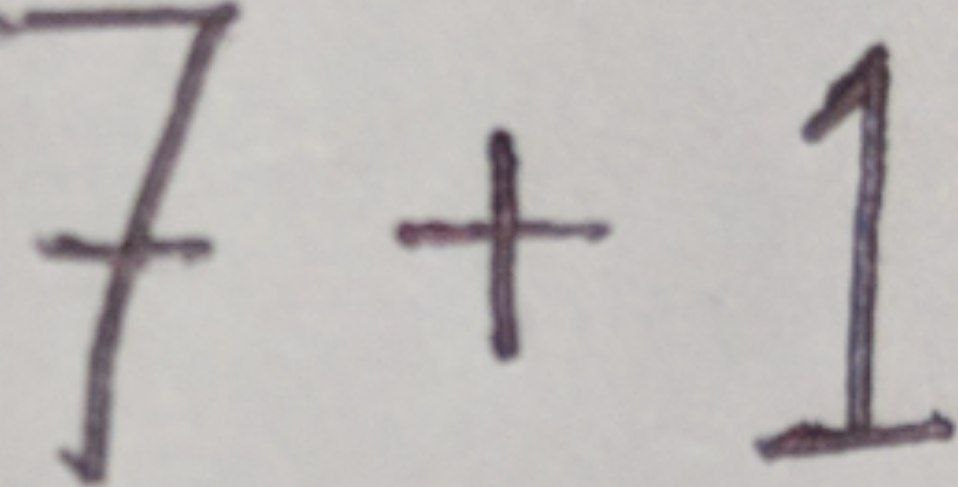
#> input picture Haandwritten equation solver using CNN/d.jpg, 958 x 487 px, given as the content of the folder  PROJECTS/Handwritten Equation Slover USing CNN/extracted/!/, which was not available
$ jupyter execute --allow-errors 'handwritten equation using CNN.ipynb'   (shell and % lines are left out)   (text cells are left out)
#> lines starting #> are read from the running program, lines starting #| are printed output that depends on the picture; after the words box and inside, x2 and y2 are one past the last pixel; in counts of white or black regions, pixels touching at a corner belong together; pictures that were not available may be replaced by others from this repository, and a replacement may not be noted
[cell 1]
import numpy as np
import cv2
from PIL import Image
from matplotlib import pyplot as plt
import os
from os import listdir
from os.path import isfile, join
import pandas as pd

[cell 2]
def load_images_from_folder(folder):
    train_data=[]
    for filename in os.listdir(folder):
        img = cv2.imread(os.path.join(folder,filename),cv2.IMREAD_GRAYSCALE)
#> img: shape (487, 958); min 47, max 208, mean 187.1
        img=~img
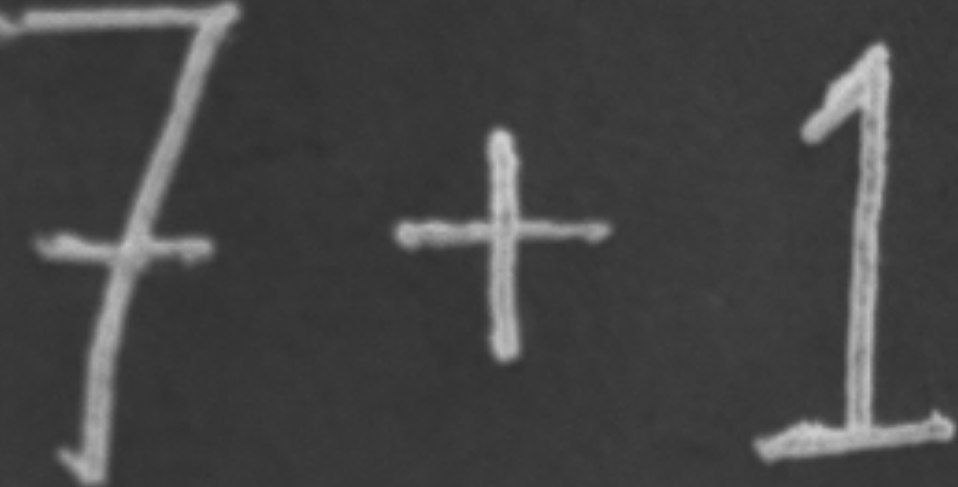
#> img: shape (487, 958); min 47, max 208, mean 67.9
        if img is not None:
            ret,thresh=cv2.threshold(img,127,255,cv2.THRESH_BINARY)
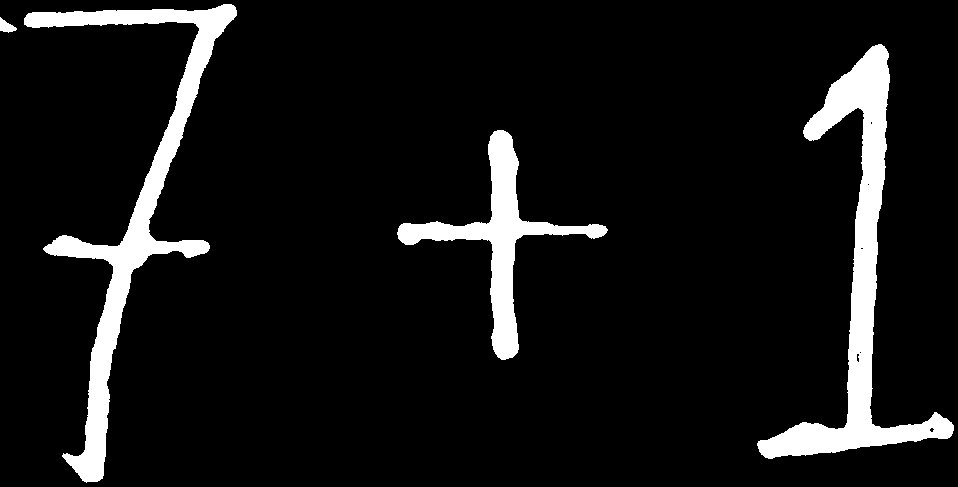
#> thresh: shape (487, 958); 8.3% white; 4 white regions

            ctrs,ret=cv2.findContours(thresh,cv2.RETR_EXTERNAL,cv2.CHAIN_APPROX_NONE)
#> ctrs = 4 contours; box (x1, y1, x2, y2) and area: (757, 44, 954, 459) 14820, (24, 4, 237, 483) 14212, (397, 130, 608, 360) 7721, (0, 17, 17, 33) 124; ret = [[1, -1, -1, -1], [2, 0, -1, -1], [3, 1, -1, -1], [-1, 2, -1, -1]]
            cnt=sorted(ctrs, key=lambda ctr: cv2.boundingRect(ctr)[0])
#> cnt has the same summary as ctrs
            w=int(28)
            h=int(28)
            maxi=0
            for c in cnt:
                x,y,w,h=cv2.boundingRect(c)
                maxi=max(w*h,maxi)
                if maxi==w*h:
                    x_max=x
                    y_max=y
                    w_max=w
                    h_max=h
#> this loop made 4 passes
#> (x, y, w, h, maxi, x_max, y_max, w_max) on passes 1 to 2: (0, 17, 17, 16, 272, 0, 17, 17), (24, 4, 213, 479, 102027, 24, 4, 213)
#> (x, y, w, h, maxi) on passes 3 to 4: (397, 130, 211, 230, 102027), (757, 44, 197, 415, 102027)
            im_crop= thresh[y_max:y_max+h_max+10, x_max:x_max+w_max+10]
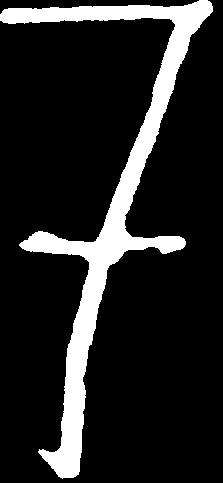
#> im_crop: shape (483, 223); 13.9% white; 1 white region
            im_resize = cv2.resize(im_crop,(28,28))
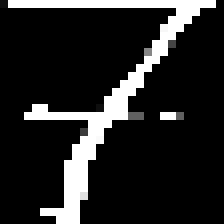
#> im_resize: shape (28, 28) (shown 8 times larger); min 0, max 255, mean 38.1
            im_resize=np.reshape(im_resize,(784,1))
#> im_resize = 784 values, max 255 at index 1, min 0 at index 27, mean 38.09
            train_data.append(im_resize)
    return train_data

[cell 3]
data=[]

[cell 4]
# Assign '-' = 10
data=load_images_from_folder('Desktop\ML PROJECTS\Handwritten Equation Slover USing CNN\extracted\\!\\')
#> data = 1 item
len(data)
for i in range(0,len(data)):
    data[i]=np.append(data[i],['10'])
#> this loop made 1 pass

print(len(data))
#| 1

[cell 5]
# Assign + = 11
data11=load_images_from_folder('Desktop\ML PROJECTS\Handwritten Equation Slover USing CNN\extracted\\+\\')
#> the loop in load_images_from_folder (call 2), `for c in cnt:` made 4 passes
#> data11 = 1 item

for i in range(0,len(data11)):
    data11[i]=np.append(data11[i],['11'])
data=np.concatenate((data,data11))
print(len(data))
#| 2

[cell 6]
data0=load_images_from_folder('Desktop\ML PROJECTS\Handwritten Equation Slover USing CNN\extracted\\0\\')
#> data0 = 1 item

for i in range(0,len(data0)):
    data0[i]=np.append(data0[i],['0'])
data=np.concatenate((data,data0))
print(len(data))
#| 3

[cell 7]
data1=load_images_from_folder('Desktop\ML PROJECTS\Handwritten Equation Slover USing CNN\extracted\\1\\')
#> data1 = 1 item

for i in range(0,len(data1)):
    data1[i]=np.append(data1[i],['1'])
data=np.concatenate((data,data1))
print(len(data))
#| 4

[cell 8]
data2=load_images_from_folder('Desktop\ML PROJECTS\Handwritten Equation Slover USing CNN\extracted\\2\\')
#> data2 = 1 item

for i in range(0,len(data2)):
    data2[i]=np.append(data2[i],['2'])
data=np.concatenate((data,data2))
print(len(data))
#| 5

[cell 9]
data3=load_images_from_folder('Desktop\ML PROJECTS\Handwritten Equation Slover USing CNN\extracted\\3\\')
#> data3 = 1 item

for i in range(0,len(data3)):
    data3[i]=np.append(data3[i],['3'])
data=np.concatenate((data,data3))
print(len(data))
#| 6

[cell 10]
data4=load_images_from_folder('Desktop\ML PROJECTS\Handwritten Equation Slover USing CNN\extracted\\4\\')
#> data4 = 1 item

for i in range(0,len(data4)):
    data4[i]=np.append(data4[i],['4'])
data=np.concatenate((data,data4))
print(len(data))
#| 7

[cell 11]
data5=load_images_from_folder('Desktop\ML PROJECTS\Handwritten Equation Slover USing CNN\extracted\\5\\')
#> data5 = 1 item

for i in range(0,len(data5)):
    data5[i]=np.append(data5[i],['5'])
data=np.concatenate((data,data5))
print(len(data))
#| 8

[cell 12]
data6=load_images_from_folder('Desktop\ML PROJECTS\Handwritten Equation Slover USing CNN\extracted\\6\\')
#> data6 = 1 item

for i in range(0,len(data6)):
    data6[i]=np.append(data6[i],['6'])
data=np.concatenate((data,data6))
print(len(data))
#| 9

[cell 13]
data7=load_images_from_folder('Desktop\ML PROJECTS\Handwritten Equation Slover USing CNN\extracted\\7\\')
#> data7 = 1 item

for i in range(0,len(data7)):
    data7[i]=np.append(data7[i],['7'])
data=np.concatenate((data,data7))
print(len(data))
#| 10

[cell 14]
data8=load_images_from_folder('Desktop\ML PROJECTS\Handwritten Equation Slover USing CNN\extracted\\8\\')
#> data8 = 1 item

for i in range(0,len(data8)):
    data8[i]=np.append(data8[i],['8'])
data=np.concatenate((data,data8))
print(len(data))
#| 11

[cell 15]
data9=load_images_from_folder('Desktop\ML PROJECTS\Handwritten Equation Slover USing CNN\extracted\\9\\')
#> data9 = 1 item

for i in range(0,len(data9)):
    data9[i]=np.append(data9[i],['9'])
data=np.concatenate((data,data9))
print(len(data))
#| 12

[cell 16]
data12=load_images_from_folder('Desktop\ML PROJECTS\Handwritten Equation Slover USing CNN\extracted\\times\\')
#> data12 = 1 item

for i in range(0,len(data12)):
    data12[i]=np.append(data12[i],['12'])
data=np.concatenate((data,data12))
print(len(data))
#| 13

[cell 17]
df=pd.DataFrame(data,index=None)
#> df = table of 13 rows and 785 columns
df.to_csv('train_final.csv',index=False)

[cell 18]
# Importing Libraries
import pandas as pd
import numpy as np
import pickle

[cell 19]
df_train=pd.read_csv('train_final.csv',index_col=False)
labels=df_train[['784']]

[cell 20]
df_train.drop(df_train.columns[[784]],axis=1,inplace=True)
df_train.head(10)

[cell 21]
np.random.seed(1212)
import keras
from keras.models import Model
from keras.layers import *
from keras import optimizers
from keras.layers import Input, Dense
from keras.models import Sequential
from keras.layers import Dense
from keras.layers import Dropout
from keras.layers import Flatten
from keras.layers.convolutional import Conv2D
from keras.layers.convolutional import MaxPooling2D
from keras.utils import np_utils
from keras import backend as K
K.image_data_format()
#> (this line was passed over: keras is not available in this run)

[cell 22]
labels=np.array(labels)

[cell 23]
from keras.utils.np_utils import to_categorical
#> (the rest of this cell did not finish here and is left out)

#> (a cell that did not finish here is left out)

[cell 25]
df_train.head(10)

[cell 26]
df_train.shape

[cell 27]
temp=df_train.to_numpy()

[cell 28]
X_train = temp.reshape(temp.shape[0], 28, 28, 1)

[cell 29]
temp.shape[0]

[cell 30]
X_train.shape

[cell 31]
l=[]
#> (the rest of this cell did not finish here and is left out)

[cell 32]
np.random.seed(7)

[cell 33]
X_train.shape

#> (a cell that did not finish here is left out)

#> (a cell that did not finish here is left out)

[cell 36]
from keras.models import model_from_json

#> (a cell that did not finish here is left out)

#> (a cell that did not finish here is left out)

[cell 39]
import cv2
import numpy
from keras.datasets import mnist
from keras.models import Sequential
from keras.layers import Dense
from keras.layers import Dropout
from keras.layers import Flatten
from keras.layers.convolutional import Conv2D
from keras.layers.convolutional import MaxPooling2D
from keras.utils import np_utils
from keras import backend as K
# K.set_image_dim_ordering('th')
from keras.models import model_from_json

#> (a cell that did not finish here is left out)

[cell 41]
import cv2
import numpy as np
img = cv2.imread('Desktop\\ML PROJECTS\\Handwritten Equation Slover USing CNN\\d.jpg',cv2.IMREAD_GRAYSCALE)
img

[cell 42]
from IPython import display
#> (the rest of this cell did not finish here and is left out)

[cell 43]
if img is not None:
    #images.append(img)
    img=~img
    ret,thresh=cv2.threshold(img,127,255,cv2.THRESH_BINARY)
    ctrs,ret=cv2.findContours(thresh,cv2.RETR_TREE,cv2.CHAIN_APPROX_SIMPLE)
#> ctrs = 10 contours, 5 with area under 20; largest, box (x1, y1, x2, y2) and area: (757, 44, 954, 459) 14820, (24, 4, 237, 483) 14212, (397, 130, 608, 360) 7721, (0, 17, 17, 33) 124, (856, 353, 860, 363) 22; ret = [[1, -1, -1, -1], [8, 0, 2, -1], [3, -1, -1, 1], [4, 2, -1, 1], [5, 3, -1, 1], [6, 4, -1, 1], [7, 5, -1, 1], [-1, 6, -1, 1], [9, 1, -1, -1], [-1, 8, -1, -1]]
    cnt=sorted(ctrs, key=lambda ctr: cv2.boundingRect(ctr)[0])
#> cnt has the same summary as ctrs
    w=int(28)
    h=int(28)
    train_data=[]
    print(len(cnt))
#| 10
    rects=[]
    for c in cnt :
        x,y,w,h= cv2.boundingRect(c)
        rect=[x,y,w,h]
        rects.append(rect)
#> this loop made 10 passes
#> (x, y, w, h) on passes 1, 2, 3, 4, 5, 7, 9, 10: (0, 17, 17, 16), (24, 4, 213, 479), (397, 130, 211, 230), (757, 44, 197, 415), (856, 353, 4, 10), (860, 247, 4, 3), (870, 121, 3, 4), (929, 427, 6, 6)
#> (c, x, y, w, h) on passes 6, 8: ([[859, 352], [860, 351], [861, 352], [860, 353]], 859, 351, 3, 3), ([[867, 184], [868, 183], [869, 184], [868, 185]], 867, 183, 3, 3)
#> after the loop, rects = [[0, 17, 17, 16], [24, 4, 213, 479], [397, 130, 211, 230], [757, 44, 197, 415], [856, 353, 4, 10], [859, 351, 3, 3], [860, 247, 4, 3], [867, 183, 3, 3], [870, 121, 3, 4], [929, 427, 6, 6]]
    print(rects)
#| [[0, 17, 17, 16], [24, 4, 213, 479], [397, 130, 211, 230], [757, 44, 197, 415], [856, 353, 4, 10], [859, 351, 3, 3], [860, 247, 4, 3], [867, 183, 3, 3], [870, 121, 3, 4], [929, 427, 6, 6]]
    bool_rect=[]
    for r in rects:
        l=[]
        for rec in rects:
            flag=0
            if rec!=r:
                if r[0]<(rec[0]+rec[2]+10) and rec[0]<(r[0]+r[2]+10) and r[1]<(rec[1]+rec[3]+10) and rec[1]<(r[1]+r[3]+10):
                    flag=1
                l.append(flag)
            if rec==r:
                l.append(0)
        bool_rect.append(l)
#> this loop made 10 passes
#> after the loop, bool_rect = 10 items, first 6: [0, 1, 0, 0, 0, 0, 0, 0, 0, 0], [1, 0, 0, 0, 0, 0, 0, 0, 0, 0], [0, 0, 0, 0, 0, 0, 0, 0, 0, 0], [0, 0, 0, 0, 1, 1, 1, 1, 1, 1], [0, 0, 0, 1, 0, 1, 0, 0, 0, 0], [0, 0, 0, 1, 1, 0, 0, 0, 0, 0]
    print(bool_rect)
#> (printed output is left out)
    dump_rect=[]
    for i in range(0,len(cnt)):
        for j in range(0,len(cnt)):
            if bool_rect[i][j]==1:
                area1=rects[i][2]*rects[i][3]
                area2=rects[j][2]*rects[j][3]
                if(area1==min(area1,area2)):
                    dump_rect.append(rects[i])
#> this loop made 10 passes
#> after the loop, dump_rect = [[0, 17, 17, 16], [856, 353, 4, 10], [859, 351, 3, 3], [859, 351, 3, 3], [860, 247, 4, 3], [867, 183, 3, 3], [870, 121, 3, 4], [929, 427, 6, 6]]
    print(len(dump_rect))
#| 8
    final_rect=[i for i in rects if i not in dump_rect]
#> final_rect = [[24, 4, 213, 479], [397, 130, 211, 230], [757, 44, 197, 415]]
    print(final_rect)
#| [[24, 4, 213, 479], [397, 130, 211, 230], [757, 44, 197, 415]]
    for r in final_rect:
        x=r[0]
        y=r[1]
        w=r[2]
        h=r[3]
        im_crop =thresh[y:y+h+10,x:x+w+10]


        im_resize = cv2.resize(im_crop,(28,28))


        im_resize=np.reshape(im_resize,(28,28,1))
        train_data.append(im_resize)
#> this loop made 3 passes
#> pass 2, `im_crop =thresh[y:y+h+10,x:x+w+10]`:
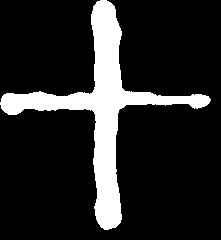
#> im_crop: shape (240, 221); 15.3% white; 1 white region, box (x1, y1, x2, y2) and area: (0, 0, 211, 230) 8129
#> pass 2, `im_resize = cv2.resize(im_crop,(28,28))`:
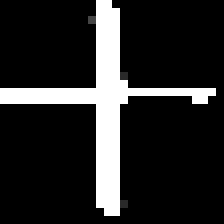
#> im_resize: shape (28, 28) (shown 8 times larger); min 0, max 255, mean 38.9
#> pass 3, `im_crop =thresh[y:y+h+10,x:x+w+10]`:
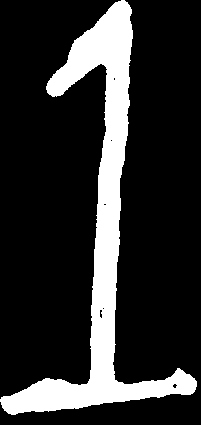
#> im_crop: shape (425, 201); 18% white; 1 white region, box (x1, y1, x2, y2) and area: (0, 0, 197, 415) 15419
#> pass 3, `im_resize = cv2.resize(im_crop,(28,28))`:
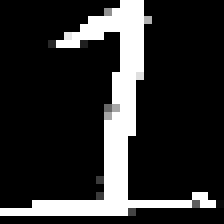
#> im_resize: shape (28, 28) (shown 8 times larger); min 0, max 255, mean 45.3
#> after the loop, train_data = 3 items
